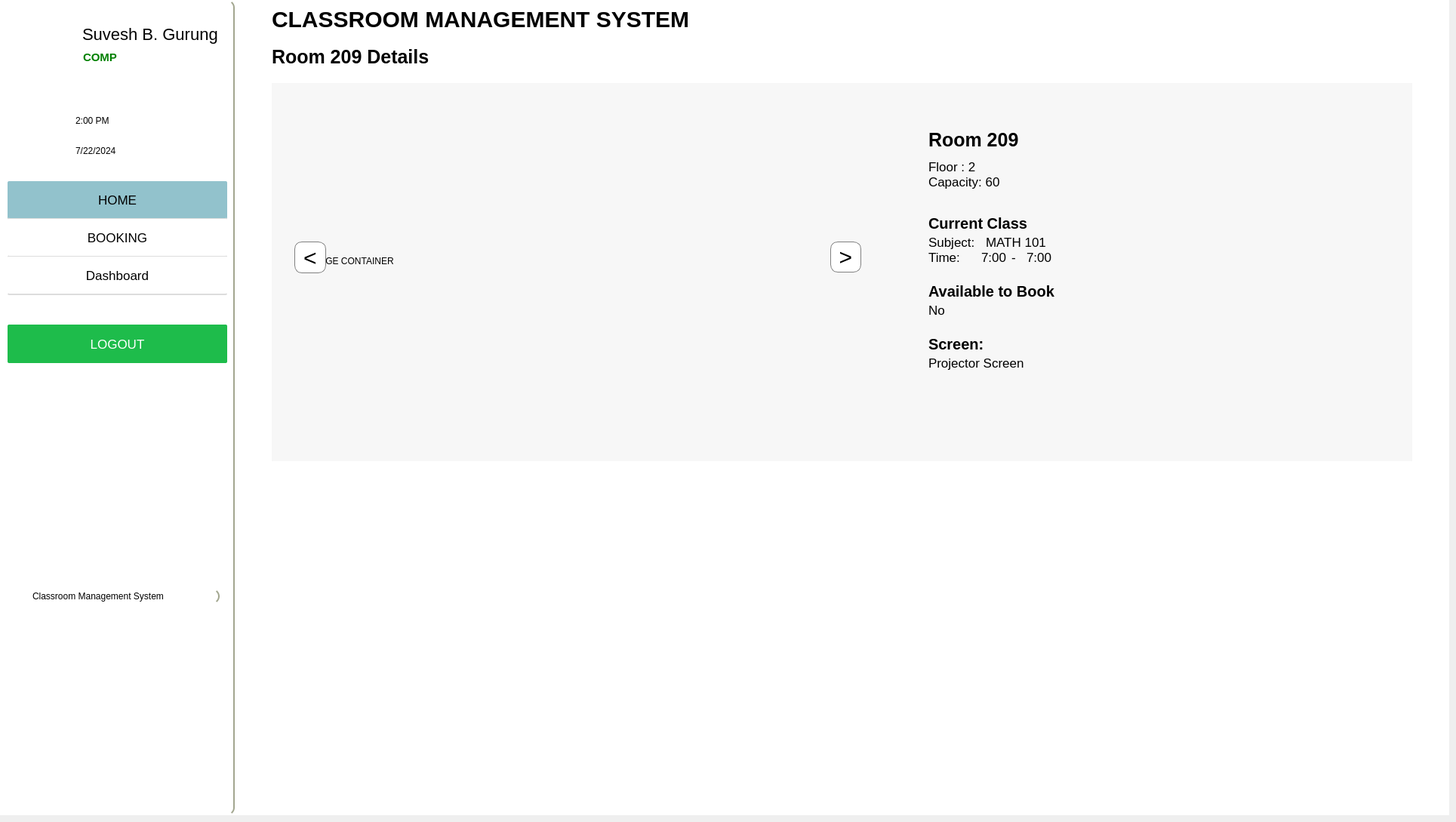
      <widget class="QWidget" name="room_209_page">
       <widget class="QFrame" name="frame_21">
        <property name="geometry">
         <rect>
          <x>0</x>
          <y>0</y>
          <width>1920</width>
          <height>1080</height>
         </rect>
        </property>
        <property name="styleSheet">
         <string notr="true">
background-color:white;
border:none;</string>
        </property>
        <property name="frameShape">
         <enum>QFrame::StyledPanel</enum>
        </property>
        <property name="frameShadow">
         <enum>QFrame::Raised</enum>
        </property>
        <widget class="QFrame" name="main_content_9">
         <property name="geometry">
          <rect>
           <x>320</x>
           <y>-10</y>
           <width>1591</width>
           <height>1080</height>
          </rect>
         </property>
         <property name="minimumSize">
          <size>
           <width>1541</width>
           <height>0</height>
          </size>
         </property>
         <property name="styleSheet">
          <string notr="true">
QFrame{
border-left:2px;

}</string>
         </property>
         <property name="frameShape">
          <enum>QFrame::StyledPanel</enum>
         </property>
         <property name="frameShadow">
          <enum>QFrame::Raised</enum>
         </property>
         <widget class="QFrame" name="header_10">
          <property name="geometry">
           <rect>
            <x>0</x>
            <y>10</y>
            <width>1581</width>
            <height>51</height>
           </rect>
          </property>
          <property name="frameShape">
           <enum>QFrame::StyledPanel</enum>
          </property>
          <property name="frameShadow">
           <enum>QFrame::Raised</enum>
          </property>
          <widget class="QLabel" name="label_26">
           <property name="geometry">
            <rect>
             <x>40</x>
             <y>0</y>
             <width>1161</width>
             <height>51</height>
            </rect>
           </property>
           <property name="styleSheet">
            <string notr="true">font-size:30px;
color:black;
font-weight:bold;</string>
           </property>
           <property name="text">
            <string>CLASSROOM MANAGEMENT SYSTEM</string>
           </property>
          </widget>
         </widget>
         <widget class="QFrame" name="room_info_7">
          <property name="geometry">
           <rect>
            <x>40</x>
            <y>120</y>
            <width>1511</width>
            <height>501</height>
           </rect>
          </property>
          <property name="styleSheet">
           <string notr="true">QFrame{
background-color:rgba(234, 234, 234,0.4);
}</string>
          </property>
          <property name="frameShape">
           <enum>QFrame::StyledPanel</enum>
          </property>
          <property name="frameShadow">
           <enum>QFrame::Raised</enum>
          </property>
          <widget class="QFrame" name="iamge_frame_7">
           <property name="geometry">
            <rect>
             <x>10</x>
             <y>10</y>
             <width>841</width>
             <height>471</height>
            </rect>
           </property>
           <property name="styleSheet">
            <string notr="true">color:black;
background:transparent;</string>
           </property>
           <property name="frameShape">
            <enum>QFrame::StyledPanel</enum>
           </property>
           <property name="frameShadow">
            <enum>QFrame::Raised</enum>
           </property>
           <widget class="QWidget" name="widget_7" native="true">
            <property name="geometry">
             <rect>
              <x>40</x>
              <y>20</y>
              <width>711</width>
              <height>411</height>
             </rect>
            </property>
            <widget class="QLabel" name="image_holder_7">
             <property name="geometry">
              <rect>
               <x>0</x>
               <y>0</y>
               <width>711</width>
               <height>411</height>
              </rect>
             </property>
             <property name="styleSheet">
              <string notr="true">background-color:transparent;</string>
             </property>
             <property name="text">
              <string>IMAGE CONTAINER</string>
             </property>
            </widget>
           </widget>
           <widget class="QPushButton" name="right_swipe_button_7">
            <property name="geometry">
             <rect>
              <x>730</x>
              <y>200</y>
              <width>41</width>
              <height>41</height>
             </rect>
            </property>
            <property name="styleSheet">
             <string notr="true">background-color:white;
border:1px solid grey;

border-radius: 10px;
max-width:40px;
max-height:40px;
font-size:30px;</string>
            </property>
            <property name="text">
             <string>&gt;</string>
            </property>
           </widget>
           <widget class="QPushButton" name="left_swipe_button_7">
            <property name="geometry">
             <rect>
              <x>20</x>
              <y>200</y>
              <width>42</width>
              <height>42</height>
             </rect>
            </property>
            <property name="styleSheet">
             <string notr="true">background-color:white;
border:1px solid grey;

border-radius: 10px;
max-width:40px;
max-height:40px;
font-size:30px;</string>
            </property>
            <property name="text">
             <string>&lt;</string>
            </property>
           </widget>
          </widget>
          <widget class="QFrame" name="room_details_info_7">
           <property name="geometry">
            <rect>
             <x>850</x>
             <y>30</y>
             <width>641</width>
             <height>471</height>
            </rect>
           </property>
           <property name="styleSheet">
            <string notr="true">background:transparent;</string>
           </property>
           <property name="frameShape">
            <enum>QFrame::StyledPanel</enum>
           </property>
           <property name="frameShadow">
            <enum>QFrame::Raised</enum>
           </property>
           <widget class="QLabel" name="room_number_13">
            <property name="geometry">
             <rect>
              <x>20</x>
              <y>30</y>
              <width>141</width>
              <height>31</height>
             </rect>
            </property>
            <property name="styleSheet">
             <string notr="true">color:black;
font-size:25px;
font-weight:bold;</string>
            </property>
            <property name="text">
             <string>Room 209</string>
            </property>
           </widget>
           <widget class="QLabel" name="Floor_7">
            <property name="geometry">
             <rect>
              <x>20</x>
              <y>70</y>
              <width>71</width>
              <height>21</height>
             </rect>
            </property>
            <property name="styleSheet">
             <string notr="true">color:black;
font-size:17px;</string>
            </property>
            <property name="text">
             <string>Floor : 2</string>
            </property>
           </widget>
           <widget class="QLabel" name="capacity_7">
            <property name="geometry">
             <rect>
              <x>20</x>
              <y>90</y>
              <width>101</width>
              <height>21</height>
             </rect>
            </property>
            <property name="styleSheet">
             <string notr="true">color:black;
font-size:17px;</string>
            </property>
            <property name="text">
             <string>Capacity: 60</string>
            </property>
           </widget>
           <widget class="QLabel" name="room_number_14">
            <property name="geometry">
             <rect>
              <x>20</x>
              <y>140</y>
              <width>171</width>
              <height>31</height>
             </rect>
            </property>
            <property name="styleSheet">
             <string notr="true">color:black;
font-size:20px;
font-weight:bold;</string>
            </property>
            <property name="text">
             <string>Current Class</string>
            </property>
           </widget>
           <widget class="QLabel" name="Subject_7">
            <property name="geometry">
             <rect>
              <x>20</x>
              <y>170</y>
              <width>71</width>
              <height>21</height>
             </rect>
            </property>
            <property name="styleSheet">
             <string notr="true">color:black;
font-size:17px;</string>
            </property>
            <property name="text">
             <string>Subject:</string>
            </property>
           </widget>
           <widget class="QLabel" name="Subject_name_7">
            <property name="geometry">
             <rect>
              <x>90</x>
              <y>170</y>
              <width>271</width>
              <height>21</height>
             </rect>
            </property>
            <property name="styleSheet">
             <string notr="true">color:black;
font-size:17px;
padding:2px;</string>
            </property>
            <property name="text">
             <string>MATH 101</string>
            </property>
           </widget>
           <widget class="QLabel" name="Time_7">
            <property name="geometry">
             <rect>
              <x>20</x>
              <y>190</y>
              <width>71</width>
              <height>21</height>
             </rect>
            </property>
            <property name="styleSheet">
             <string notr="true">color:black;
font-size:17px;</string>
            </property>
            <property name="text">
             <string>Time:</string>
            </property>
           </widget>
           <widget class="QLabel" name="start_time_7">
            <property name="geometry">
             <rect>
              <x>90</x>
              <y>190</y>
              <width>41</width>
              <height>21</height>
             </rect>
            </property>
            <property name="styleSheet">
             <string notr="true">color:black;
font-size:17px;</string>
            </property>
            <property name="text">
             <string>7:00 </string>
            </property>
           </widget>
           <widget class="QLabel" name="dash_7">
            <property name="geometry">
             <rect>
              <x>130</x>
              <y>190</y>
              <width>16</width>
              <height>21</height>
             </rect>
            </property>
            <property name="styleSheet">
             <string notr="true">color:black;
font-size:17px;</string>
            </property>
            <property name="text">
             <string>-</string>
            </property>
           </widget>
           <widget class="QLabel" name="end_time_7">
            <property name="geometry">
             <rect>
              <x>150</x>
              <y>190</y>
              <width>41</width>
              <height>21</height>
             </rect>
            </property>
            <property name="styleSheet">
             <string notr="true">color:black;
font-size:17px;</string>
            </property>
            <property name="text">
             <string>7:00 </string>
            </property>
           </widget>
           <widget class="QLabel" name="Available_7">
            <property name="geometry">
             <rect>
              <x>20</x>
              <y>230</y>
              <width>171</width>
              <height>31</height>
             </rect>
            </property>
            <property name="styleSheet">
             <string notr="true">color:black;
font-size:20px;
font-weight:bold;</string>
            </property>
            <property name="text">
             <string>Available to Book</string>
            </property>
           </widget>
           <widget class="QLabel" name="availability_status_7">
            <property name="geometry">
             <rect>
              <x>20</x>
              <y>260</y>
              <width>71</width>
              <height>21</height>
             </rect>
            </property>
            <property name="styleSheet">
             <string notr="true">color:black;
font-size:17px;</string>
            </property>
            <property name="text">
             <string>No</string>
            </property>
           </widget>
           <widget class="QLabel" name="screen_7">
            <property name="geometry">
             <rect>
              <x>20</x>
              <y>300</y>
              <width>171</width>
              <height>31</height>
             </rect>
            </property>
            <property name="styleSheet">
             <string notr="true">color:black;
font-size:20px;
font-weight:bold;</string>
            </property>
            <property name="text">
             <string>Screen:</string>
            </property>
           </widget>
           <widget class="QLabel" name="screentype_7">
            <property name="geometry">
             <rect>
              <x>20</x>
              <y>330</y>
              <width>131</width>
              <height>21</height>
             </rect>
            </property>
            <property name="styleSheet">
             <string notr="true">color:black;
font-size:17px;</string>
            </property>
            <property name="text">
             <string>Projector Screen</string>
            </property>
           </widget>
          </widget>
         </widget>
         <widget class="QLabel" name="room_name_7">
          <property name="geometry">
           <rect>
            <x>40</x>
            <y>60</y>
            <width>1161</width>
            <height>51</height>
           </rect>
          </property>
          <property name="styleSheet">
           <string notr="true">font-size:25px;
color:black;
font-weight:bold;</string>
          </property>
          <property name="text">
           <string>Room 209 Details</string>
          </property>
         </widget>
        </widget>
        <widget class="QFrame" name="sidebar_11">
         <property name="geometry">
          <rect>
           <x>0</x>
           <y>0</y>
           <width>311</width>
           <height>1080</height>
          </rect>
         </property>
         <property name="minimumSize">
          <size>
           <width>0</width>
           <height>0</height>
          </size>
         </property>
         <property name="styleSheet">
          <string notr="true">
background-color:white;
border:2.2px solid  rgb(162, 166, 143);
border-top:10px;
border-left:10px;
border-bottom:10px;
border-radius:10px;

</string>
         </property>
         <property name="frameShape">
          <enum>QFrame::StyledPanel</enum>
         </property>
         <property name="frameShadow">
          <enum>QFrame::Raised</enum>
         </property>
         <widget class="QFrame" name="frame_22">
          <property name="geometry">
           <rect>
            <x>10</x>
            <y>10</y>
            <width>291</width>
            <height>121</height>
           </rect>
          </property>
          <property name="styleSheet">
           <string notr="true">border:none;</string>
          </property>
          <property name="frameShape">
           <enum>QFrame::StyledPanel</enum>
          </property>
          <property name="frameShadow">
           <enum>QFrame::Raised</enum>
          </property>
          <widget class="QLabel" name="username_11">
           <property name="geometry">
            <rect>
             <x>99</x>
             <y>20</y>
             <width>201</width>
             <height>31</height>
            </rect>
           </property>
           <property name="styleSheet">
            <string notr="true">color:rgb(0, 0, 0);
font-size:22px;</string>
           </property>
           <property name="text">
            <string>Suvesh B. Gurung</string>
           </property>
          </widget>
          <widget class="QLabel" name="department_11">
           <property name="geometry">
            <rect>
             <x>100</x>
             <y>50</y>
             <width>191</width>
             <height>31</height>
            </rect>
           </property>
           <property name="styleSheet">
            <string notr="true">color:green;
font-weight:bold;
font-size:15px;</string>
           </property>
           <property name="text">
            <string>COMP</string>
           </property>
          </widget>
          <widget class="QLabel" name="label_27">
           <property name="geometry">
            <rect>
             <x>0</x>
             <y>0</y>
             <width>91</width>
             <height>91</height>
            </rect>
           </property>
           <property name="styleSheet">
            <string notr="true">
background-image: url(:/resource/assets/Cms.png);
</string>
           </property>
           <property name="text">
            <string/>
           </property>
           <property name="pixmap">
            <pixmap resource="resources.qrc">:/resource/assets/Cms.png</pixmap>
           </property>
           <property name="scaledContents">
            <bool>true</bool>
           </property>
          </widget>
         </widget>
         <widget class="QFrame" name="dynamic_time_10">
          <property name="geometry">
           <rect>
            <x>10</x>
            <y>130</y>
            <width>291</width>
            <height>121</height>
           </rect>
          </property>
          <property name="styleSheet">
           <string notr="true">border:none;</string>
          </property>
          <property name="frameShape">
           <enum>QFrame::StyledPanel</enum>
          </property>
          <property name="frameShadow">
           <enum>QFrame::Raised</enum>
          </property>
          <widget class="QLabel" name="time_10">
           <property name="geometry">
            <rect>
             <x>90</x>
             <y>20</y>
             <width>141</width>
             <height>20</height>
            </rect>
           </property>
           <property name="styleSheet">
            <string notr="true">QLabel{
color:black;
font-size:17px;
};</string>
           </property>
           <property name="text">
            <string>2:00 PM</string>
           </property>
          </widget>
          <widget class="QLabel" name="time_icon_10">
           <property name="geometry">
            <rect>
             <x>50</x>
             <y>20</y>
             <width>21</width>
             <height>21</height>
            </rect>
           </property>
           <property name="text">
            <string/>
           </property>
           <property name="pixmap">
            <pixmap resource="resources.qrc">:/resource/assets/clock.png</pixmap>
           </property>
           <property name="scaledContents">
            <bool>true</bool>
           </property>
          </widget>
          <widget class="QLabel" name="date_12">
           <property name="geometry">
            <rect>
             <x>90</x>
             <y>60</y>
             <width>141</width>
             <height>20</height>
            </rect>
           </property>
           <property name="styleSheet">
            <string notr="true">QLabel{
color:black;
font-size:17px;
};</string>
           </property>
           <property name="text">
            <string>7/22/2024</string>
           </property>
          </widget>
          <widget class="QLabel" name="date_icon_10">
           <property name="geometry">
            <rect>
             <x>50</x>
             <y>60</y>
             <width>21</width>
             <height>21</height>
            </rect>
           </property>
           <property name="text">
            <string/>
           </property>
           <property name="pixmap">
            <pixmap resource="resources.qrc">:/resource/assets/calendar.png</pixmap>
           </property>
           <property name="scaledContents">
            <bool>true</bool>
           </property>
          </widget>
         </widget>
         <widget class="QFrame" name="navigation_10">
          <property name="geometry">
           <rect>
            <x>10</x>
            <y>240</y>
            <width>291</width>
            <height>191</height>
           </rect>
          </property>
          <property name="styleSheet">
           <string notr="true">border:none;</string>
          </property>
          <property name="frameShape">
           <enum>QFrame::StyledPanel</enum>
          </property>
          <property name="frameShadow">
           <enum>QFrame::Raised</enum>
          </property>
          <widget class="QPushButton" name="home_12">
           <property name="geometry">
            <rect>
             <x>0</x>
             <y>0</y>
             <width>291</width>
             <height>51</height>
            </rect>
           </property>
           <property name="styleSheet">
            <string notr="true">QPushButton {
    background-color: rgb(146,194,204);
    font-size: 17px;
    color: black;
    border: none;
border-radius:2px;
    border-bottom: 2px solid rgb(221, 221, 221); /* Adds a bottom border */
}

QPushButton:hover {
    background-color: grey;
    color: white;
}
</string>
           </property>
           <property name="text">
            <string>HOME</string>
           </property>
          </widget>
          <widget class="QPushButton" name="booking_12">
           <property name="geometry">
            <rect>
             <x>0</x>
             <y>50</y>
             <width>291</width>
             <height>51</height>
            </rect>
           </property>
           <property name="styleSheet">
            <string notr="true">QPushButton {
    background-color: white;
    font-size: 17px;
    color: black;
    border: none;
border-radius:2px;
    border-bottom: 2px solid rgb(221, 221, 221); /* Adds a bottom border */
}

QPushButton:hover {
    background-color: grey;
    color: white;
}
</string>
           </property>
           <property name="text">
            <string>BOOKING</string>
           </property>
          </widget>
          <widget class="QPushButton" name="schedule_12">
           <property name="geometry">
            <rect>
             <x>0</x>
             <y>100</y>
             <width>291</width>
             <height>51</height>
            </rect>
           </property>
           <property name="styleSheet">
            <string notr="true">QPushButton {
    background-color: white;
    font-size: 17px;
    color: black;
    border: none;
border-radius:2px;
    border-bottom: 2px solid rgb(221, 221, 221); /* Adds a bottom border */
}

QPushButton:hover {
    background-color: grey;
    color: white;
}
</string>
           </property>
           <property name="text">
            <string>Dashboard</string>
           </property>
          </widget>
         </widget>
         <widget class="QFrame" name="log_10">
          <property name="geometry">
           <rect>
            <x>10</x>
            <y>430</y>
            <width>291</width>
            <height>191</height>
           </rect>
          </property>
          <property name="styleSheet">
           <string notr="true">border:none;</string>
          </property>
          <property name="frameShape">
           <enum>QFrame::StyledPanel</enum>
          </property>
          <property name="frameShadow">
           <enum>QFrame::Raised</enum>
          </property>
          <widget class="QPushButton" name="logout_button_12">
           <property name="geometry">
            <rect>
             <x>0</x>
             <y>0</y>
             <width>291</width>
             <height>51</height>
            </rect>
           </property>
           <property name="styleSheet">
            <string notr="true">

QPushButton {
background-color: rgb(30, 188, 75);
color:white;
border-radius:2px;
font-size:17px;
        }



QPushButton:hover {
          background-color: #0fa191;
			color:white;
        }</string>
           </property>
           <property name="text">
            <string>LOGOUT</string>
           </property>
          </widget>
         </widget>
         <widget class="QLabel" name="index_12">
          <property name="geometry">
           <rect>
            <x>40</x>
            <y>780</y>
            <width>251</width>
            <height>20</height>
           </rect>
          </property>
          <property name="styleSheet">
           <string notr="true">color: rgb(0, 0, 0);</string>
          </property>
          <property name="text">
           <string>Classroom Management System</string>
          </property>
         </widget>
        </widget>
       </widget>
      </widget>
